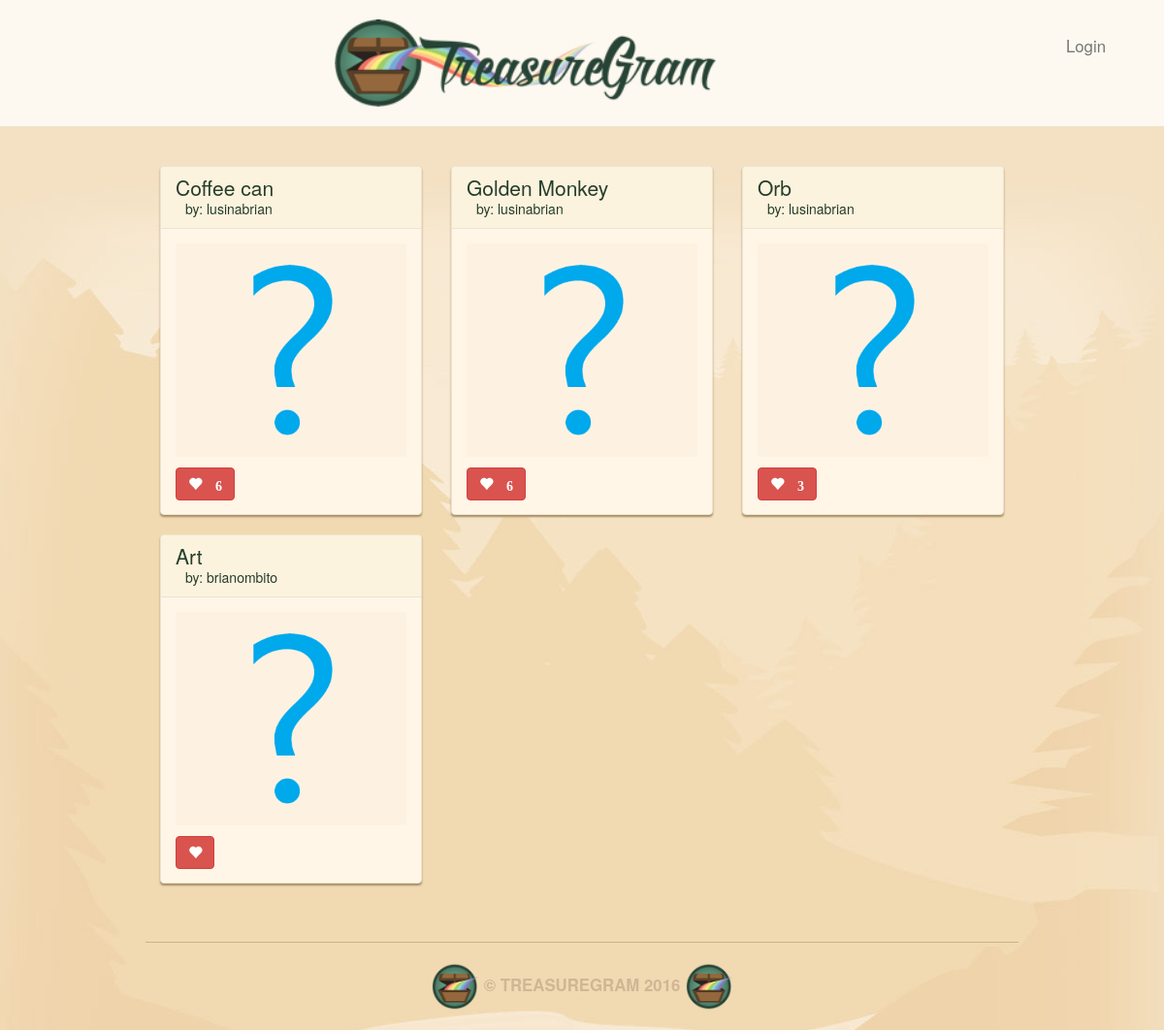
The app's page /, older data.
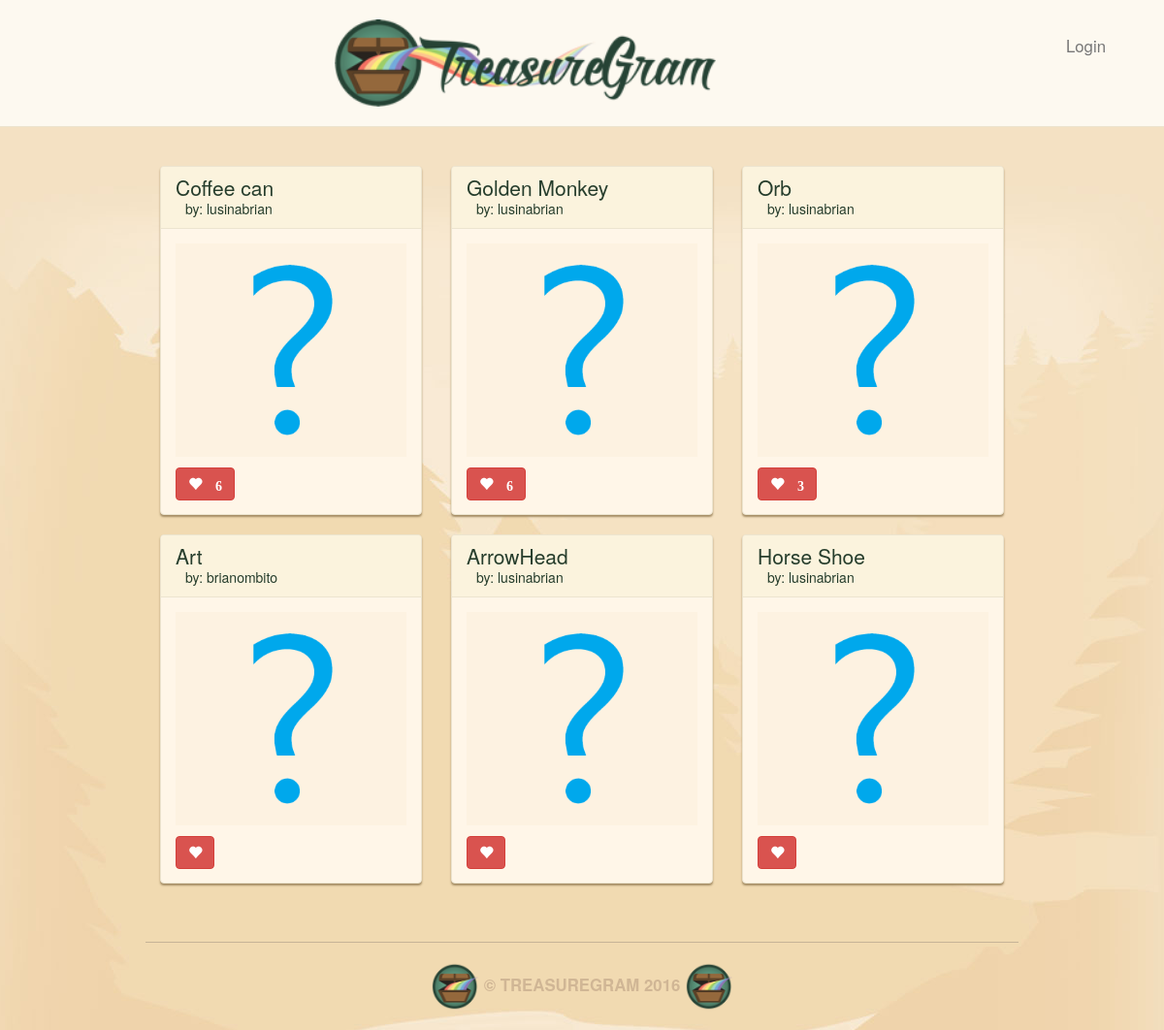
The same page, newer data.
### main_app/models.py (models this page shows, shortened)
class Treasures(models.Model):
    user = models.ForeignKey(User)
    name = models.CharField(max_length=100)
    value = models.DecimalField(max_digits=10, decimal_places=2)
    material = models.CharField(max_length=100)
    location = models.CharField(max_length=100)
    image = models.ImageField(upload_to='media/treasure_images', default='media/default.png')
    likes = models.IntegerField(default=0)

### main_app/views.py (the view)
# urls.py: url(r'^$', views.index, name='index'),
def index(request):
    treasures = Treasures.objects.all()
    form = TreasureForm()
    context = {"treasures": treasures, "form": form}
    return render(request=request, template_name="index.html", context=context)

### main_app/templates/index.html (shortened to what this page needs)
{% extends 'base.html' %}
{% load staticfiles %}
{% block content %}
	<div class="row">
	{% for treasure in treasures %}
      <div class="col-md-4">
      <div class="treasure panel panel-default">
        <div class="panel-heading">
          <h3 class="panel-title">{{ treasure.name }}</h3>
          <a class="panel-username" href="/user/{{treasure.user.username}}/">
              by: {{ treasure.user.username }}
          </a>
        </div>
        <div class="panel-body">
          <a href="/{{treasure.id}}/">
          <div class="treasure-photo">
            <img src="{{ treasure.image.url }}">
          </div>
          </a>
          <button id ="likes" data-id="{{treasure.id}}" class="btn btn-mini btn-danger glyphicon glyphicon-heart" type="button">
            {% if treasure.likes > 0 %} {{ treasure.likes }} {% endif %}
          </button>
        </div>
      </div>
      </div>
      {% if forloop.counter|divisibleby:3 and not forloop.last %}
        </div><br><div class="row">
      {% endif %}
	{% endfor %}
	</div><br>
{% endblock %}

### main_app/templates/base.html (shortened to what this page needs)
{% load staticfiles %}
<!DOCTYPE html>
<html lang="en">
<head>
	<link href="{% static 'css/bootstrap.min.css' %}" rel="stylesheet" media="screen">
	<link href="{% static 'css/style.css' %}" rel="stylesheet" media="screen">
</head>
<body>
  <nav class="navbar navbar-default navbar-static-top text-center" role="navigation">
    <a href="/"><img src="{% static 'images/logo.png' %}" height="90"  ></a>
    {% if user.is_authenticated %}
        <a class="navbar-text navbar-right" href="{% url 'profile' user.username %}">{{ user.username }}</a>
        <a class="navbar-text navbar-right" href="{% url 'Logout' %}">Logout</a>
    {% else %}
        <a class="navbar-text navbar-right" href="{% url 'Login' %}">Login</a>
    {% endif %}
  </nav>
  <main class="container container--mw700">
    {% block content %}
    {% endblock %}
  </main>
  <footer class="footer container text-center" role="contentinfo">
  <img src="{% static 'images/brand-icon.png' %}" height="50" alt="">
  © TreasureGram 2016
  <img src="{% static 'images/brand-icon.png' %}" height="50" alt="">
</footer>
</body>
</html>

### main_app/static/css/style.css (style rules this page uses)
body { background: #f3e1c5 url(../images/brand-bg.jpg) no-repeat center top; color: #263d2c; }
.container { max-width: 900px; padding-top: 40px; }
.navbar { margin-bottom: 0; padding-bottom: 20px; padding-top: 20px; }
.navbar-default { background: #fdf9f0; border-color: #ece4cf; }
.navbar-right { margin-right: 5%; }
.navbar-text { font-size: 1.2em; color: #263d2c; }
.panel { background: #fff6e8; border-color: #ece4cf; box-shadow: 0 2px 2px #a58d65; }
.panel-default .panel-heading { background: #fbf3dd; border-color: #ece4cf; }
.panel-body { position: relative; }
.panel-title { font-size: 1.5em; color: #263d2c; }
.panel-username { margin-left: 10px; font-size: 1.0em; color: #263d2c; }
.footer { border-top: 1px solid #c6b397; color: #d0b695; font-weight: bold; font-size: 1.2em; margin-bottom: 20px; margin-top: 40px; padding-top: 20px; text-transform: uppercase; }
.treasure { margin-bottom: 20px; }
.treasure:last-child { margin-bottom: 0; }
.treasure-photo { background: #fdf2e1; float: left; margin-right: 5%; padding: 20px; position: relative; text-align: center; width: 100%; }
.treasure-photo img { width: 180px; max-height: 100%; }
.btn { margin-top: 10px; font-weight: bold; font-size: 14px; }

Row changes from the older to the newer data that the page shows:
added Treasures: name "ArrowHead", user.username "lusinabrian", image (placeholder picture)
added Treasures: name "Horse Shoe", user.username "lusinabrian", image (placeholder picture)
